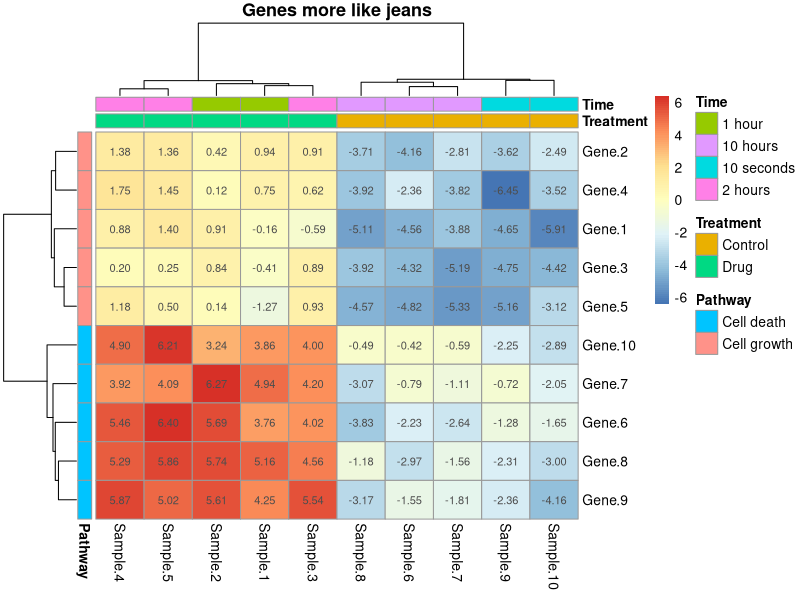

Write the R code that produced this figure.
setwd("/Users/jacob/Downloads/RClub/R.class-Lesson-5")
rm(list = ls())

library(pheatmap)

#1
genes <- data.frame(matrix(nrow = 10, ncol = 10))

genes[c(1:5), c(1:5)] <- rnorm(mean = 1, 1000)
genes[c(1:5), c(6:10)] <- rnorm(mean = -4, 100) 
genes[c(6:10), c(1:5)] <- rnorm(mean = 5, 350)
genes[c(6:10), c(6:10)] <- rnorm(mean = -2, 200) 

colnames(genes) <- paste("Sample.", seq(1:10), sep = "")
row.names(genes) <- paste("Gene.", seq(1:10), sep = "")

#2
ann.col <- data.frame("Treatment" = c(rep("Drug", 5), 
                                      rep("Control", 5)), 
                      "Time" = c(rep("1 hour", 2), 
                                 rep("2 hours", 3), 
                                 rep("10 hours", 3), 
                                 rep("10 seconds", 2)))
row.names(ann.col) <- colnames(genes)

ann.row <- data.frame("Pathway" = c(rep("Cell growth", 5), 
                                    rep("Cell death", 5)))
row.names(ann.row) <- row.names(genes)

#3
pheatmap(genes, 
         annotation_row = ann.row, 
         annotation_col = ann.col,
         main = "Genes more like jeans",
         display_numbers = TRUE,)
